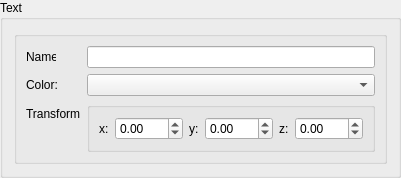
            <widget class="QGroupBox" name="TextBox">
             <property name="title">
              <string>Text</string>
             </property>
             <layout class="QVBoxLayout" name="verticalLayout">
              <item>
               <widget class="QGroupBox" name="groupBox_8">
                <property name="title">
                 <string/>
                </property>
                <layout class="QFormLayout" name="formLayout">
                 <item row="0" column="1">
                  <widget class="QLineEdit" name="displayedit"/>
                 </item>
                 <item row="0" column="0">
                  <widget class="QLabel" name="colorName">
                   <property name="maximumSize">
                    <size>
                     <width>30</width>
                     <height>16777215</height>
                    </size>
                   </property>
                   <property name="text">
                    <string>Name: </string>
                   </property>
                  </widget>
                 </item>
                 <item row="1" column="0">
                  <widget class="QLabel" name="label_16">
                   <property name="text">
                    <string>Color:</string>
                   </property>
                  </widget>
                 </item>
                 <item row="1" column="1">
                  <widget class="QComboBox" name="combo_Color"/>
                 </item>
                 <item row="2" column="0">
                  <widget class="QLabel" name="colortransfrom">
                   <property name="text">
                    <string>Transform</string>
                   </property>
                  </widget>
                 </item>
                 <item row="2" column="1">
                  <widget class="QGroupBox" name="groupBox_7">
                   <property name="title">
                    <string/>
                   </property>
                   <layout class="QGridLayout" name="gridLayout_8">
                    <item row="2" column="1">
                     <widget class="QDoubleSpinBox" name="doubleXColor">
                      <property name="minimum">
                       <double>-999.000000000000000</double>
                      </property>
                      <property name="maximum">
                       <double>999.000000000000000</double>
                      </property>
                     </widget>
                    </item>
                    <item row="2" column="2">
                     <widget class="QLabel" name="label_17">
                      <property name="maximumSize">
                       <size>
                        <width>10</width>
                        <height>16777215</height>
                       </size>
                      </property>
                      <property name="text">
                       <string>y:</string>
                      </property>
                     </widget>
                    </item>
                    <item row="2" column="3">
                     <widget class="QDoubleSpinBox" name="doubleYColor">
                      <property name="minimum">
                       <double>-999.000000000000000</double>
                      </property>
                      <property name="maximum">
                       <double>999.000000000000000</double>
                      </property>
                     </widget>
                    </item>
                    <item row="2" column="4">
                     <widget class="QLabel" name="label_18">
                      <property name="maximumSize">
                       <size>
                        <width>10</width>
                        <height>16777215</height>
                       </size>
                      </property>
                      <property name="text">
                       <string>z:</string>
                      </property>
                     </widget>
                    </item>
                    <item row="2" column="0">
                     <widget class="QLabel" name="label_15">
                      <property name="maximumSize">
                       <size>
                        <width>10</width>
                        <height>16777215</height>
                       </size>
                      </property>
                      <property name="text">
                       <string>x:</string>
                      </property>
                     </widget>
                    </item>
                    <item row="2" column="5">
                     <widget class="QDoubleSpinBox" name="doubleZColor">
                      <property name="minimum">
                       <double>-999.000000000000000</double>
                      </property>
                      <property name="maximum">
                       <double>999.000000000000000</double>
                      </property>
                     </widget>
                    </item>
                   </layout>
                  </widget>
                 </item>
                </layout>
               </widget>
              </item>
             </layout>
            </widget>
